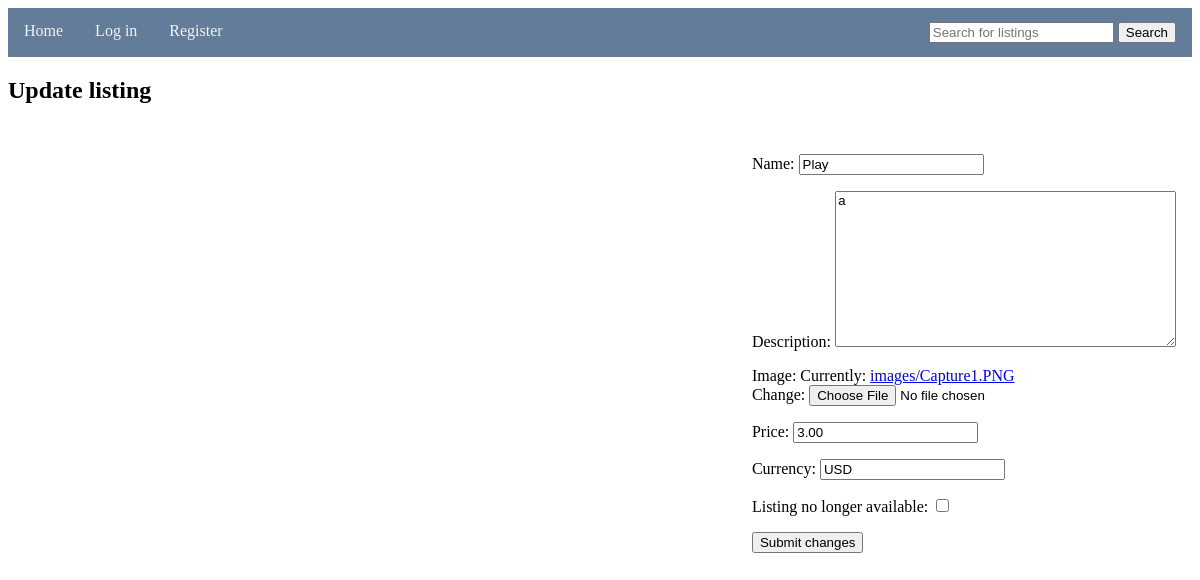
Page /my_listings/edit/12/ on the committed database.
### store/models.py (models this page shows)
class Listing(models.Model):
    listingname = models.CharField(max_length=255)
    description = models.TextField(max_length=2000, default="Nav apraksta")
    listingimage = models.ImageField(upload_to='images/', validators=[validate_image], default='images/default.png')
    price = models.DecimalField(max_digits=10, decimal_places=2, default=0.00)
    currency = models.CharField(max_length=255, default="EUR")
    statuscompleted = models.BooleanField(default=False)
    listinguser = models.CharField(max_length=2000)

### store/views.py (the view)
# urls.py: path('my_listings/edit/<int:pk>/', edit_listing, name='edit_listing'),
def edit_listing(request, pk):
    listing = get_object_or_404(Listing, pk=pk)
    if request.method == 'POST':
        form = ListingEditForm(request.POST, instance=listing)
        if form.is_valid():
            form.save()
            return redirect('store:my_listings')
    else:
        form = ListingEditForm(instance=listing)
    return render(request, 'edit_listing.html', {'form': form})

### store/forms.py
class ListingEditForm(forms.ModelForm):
    class Meta:
        model = Listing
        fields = ['listingname', 'description', 'listingimage', 'price', 'currency', 'statuscompleted']

### store/templates/edit_listing.html (shortened to what this page needs)
{% extends 'base.html' %}
{% block content %}
  <h2>Update listing</h2>
  <form method="post">
    <p>
      <label for="{{ form.listingname.id_for_label }}">Name:</label>
      {{ form.listingname }}
    </p>
    <p>
      <label for="{{ form.description.id_for_label }}">Description:</label>
      {{ form.description }}
    </p>
    <p>
        <label for="{{ form.listingimage.id_for_label }}">Image:</label>
        {{ form.listingimage }}
    </p>
    <p>
      <label for="{{ form.price.id_for_label }}">Price:</label>
      {{ form.price }}
    </p>
    <p>
      <label for="{{ form.currency.id_for_label }}">Currency:</label>
      {{ form.currency }}
    </p>
    <p>
      <label for="{{ form.statuscompleted.id_for_label }}">Listing no longer available:</label>
      {{ form.statuscompleted }}
    </p>
    <input type="submit" value="Submit changes">
  </form>
{% endblock %}

### static/css/header.css (style rules this page uses)
form { float: right; padding: 14px 16px; }

### rows in the picture
Listing: listingname "Play", description "a", price "3.00", currency "USD"
